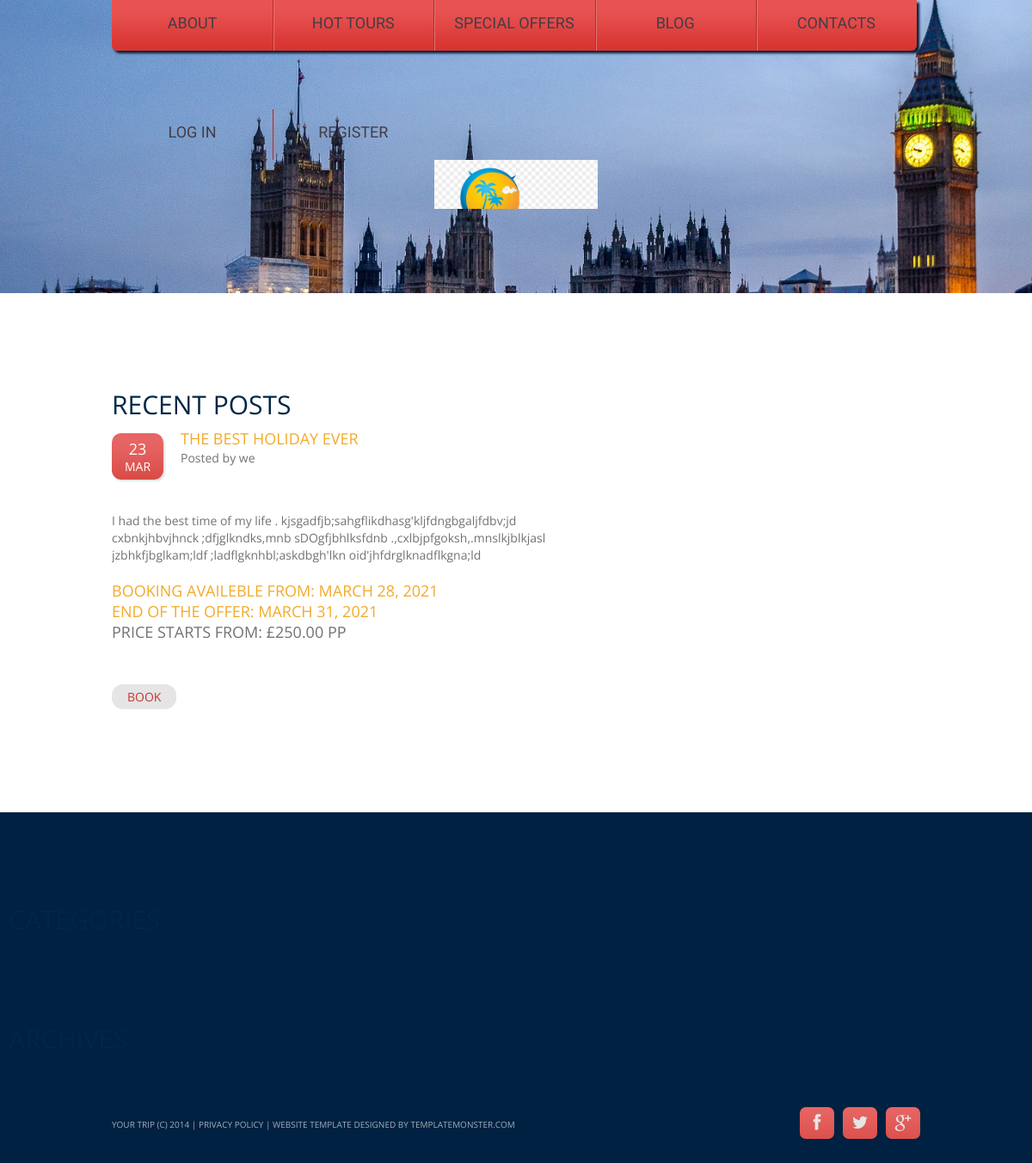
The page /blog/1 on the database its author committed.
### travel/models.py (models this page shows)
class Blog(models.Model):
    title = models.CharField(max_length=150)
    user = models.ForeignKey(User, on_delete=models.CASCADE, related_name="autor")
    date = models.DateField(auto_now=True)
    text = models.TextField(max_length=1000)
    price = models.DecimalField(max_digits=10, decimal_places=2)
    from_date = models.DateField(auto_now=False)
    to_date = models.DateField(auto_now=False)
    image = models.URLField(max_length=300, blank = True)

### travel/views.py (the view)
# urls.py: path("blog/<int:blog_id>", views.blogdetails, name="blogdetails"),
def blogdetails(request, blog_id):
    post = Blog.objects.get(id=blog_id)
    return render(request, "travel/blogdetails.html",{
        "detail":post
    })

### travel/templates/travel/blogdetails.html (shortened to what this page needs)
{% extends "travel/blogbase.html" %}
{% block body %}
		<div class="content"><div class="ic">More Website Templates @ TemplateMonster.com - February 10, 2014!</div>
			<div class="container_12">
				<div class="grid_7">
					<h3>Recent Posts</h3>
					<div class="blog">
						<time datetime="2014-10-01">{{ detail.date.day}}<span>Mar</span></time>
						<div class="extra_wrapper">
							<div class="text1 col1"><a href="#">{{detail.title}}</a></div>Posted by
							<a href="#">{{detail.user}}</a>
						</div>
						<p>{{ detail.text}} </p>
						<p class="text1 col1">Booking availeble from: {{detail.from_date}}</p>
						<p class="text1 col1">End of the offer: {{ detail.to_date }}</p>
						<p class="text1 cil1">Price starts from: £{{ detail.price}} pp</p>
						<br>
						<a href="{% url 'booking' detail.title %}" class="link1">Book</a>
					</div>
				</div>
			</div>
		</div>
{% endblock %}

### travel/static/css/style.css (style rules this page uses)
html { width: 100%; }
* { -webkit-text-size-adjust: none; }
body { position: relative; min-width: 960px; background-color: #002141; color: #737272; font: 14px/20px 'Open Sans', sans-serif; }
p { margin-bottom: 20px; }
h1, h2, h3, h4, h5, h6 { font-weight: normal; color: #3e454c; text-transform: uppercase; }
h3 { font-size: 30px; line-height: 27px; color: #002747; padding-top: 116px; margin-bottom: 17px; font-weight: normal; }
a { text-decoration: none; color: inherit; outline: none; transition: 0.5s ease; -o-transition: 0.5s ease; -webkit-transition: 0.5s ease; }
.wrapper, .extra_wrapper { overflow: hidden; }
.content { background-color: #fff; padding-bottom: 120px; }
.text1 { font-size: 18px; text-transform: uppercase; margin-bottom: 4px; }
a.link1 { font-size: 14px; line-height: 20px; color: #c73430; text-transform: uppercase; display: inline-block; background-color: #e5e5e5; padding: 5px 18px 4px; margin-top: 28px; border-radius: 13px; }
.blog { margin-top: -2px; overflow: hidden; }
.blog .text1 { position: relative; top: 1px; }
.blog time { box-shadow: 2px 2px 2px #e3e3e3; display: block; float: left; background: url(../images/time_bg.png) 0 center repeat-x; color: #fff; font-size: 18px; padding-bottom: 5px; text-align: center; border-radius: 11px; margin-right: 20px; text-transform: uppercase; width: 60px; margin-top: 5px; padding-top: 8px; }
.blog time span { padding-top: 1px; font-size: 14px; display: block; }
.col1 { color: #f3aa29; }

### travel/static/css/skeleton.css (style rules this page uses)
.container_12 { position: relative; width: 960px; margin: 0 auto; padding: 0; }
.grid_1, .grid_2, .grid_3, .grid_4, .grid_5, .grid_6, .grid_7, .grid_8, .grid_9, .grid_10, .grid_11, .grid_12 { float: left; display: inline; margin-left: 10px; margin-right: 10px; }
.container_12 .grid_7 { width: 540px; }
.container_12:after { content: "\0020"; display: block; height: 0; clear: both; visibility: hidden; }

### rows shown on the page
Blog: date.day "23", title "THE BEST HOLIDAY EVER", user "we", text "I had the best time of my life . kjsgadfjb;sahgflikdhasg'kljfdngbgaljfdbv;jd cxbnkjhbvjhnck ;dfjglkndks,mnb sDOgfjbhlksfdnb .,cxlbjpfgoksh,.mnslkjblkjasl jzbhkfjbglkam;ldf ;ladflgknhbl;askdbgh'lkn oid'jhfdrglknadflkgna;ld", from_date "MARCH 28, 2021", to_date "MARCH 31, 2021", price "250.00"
